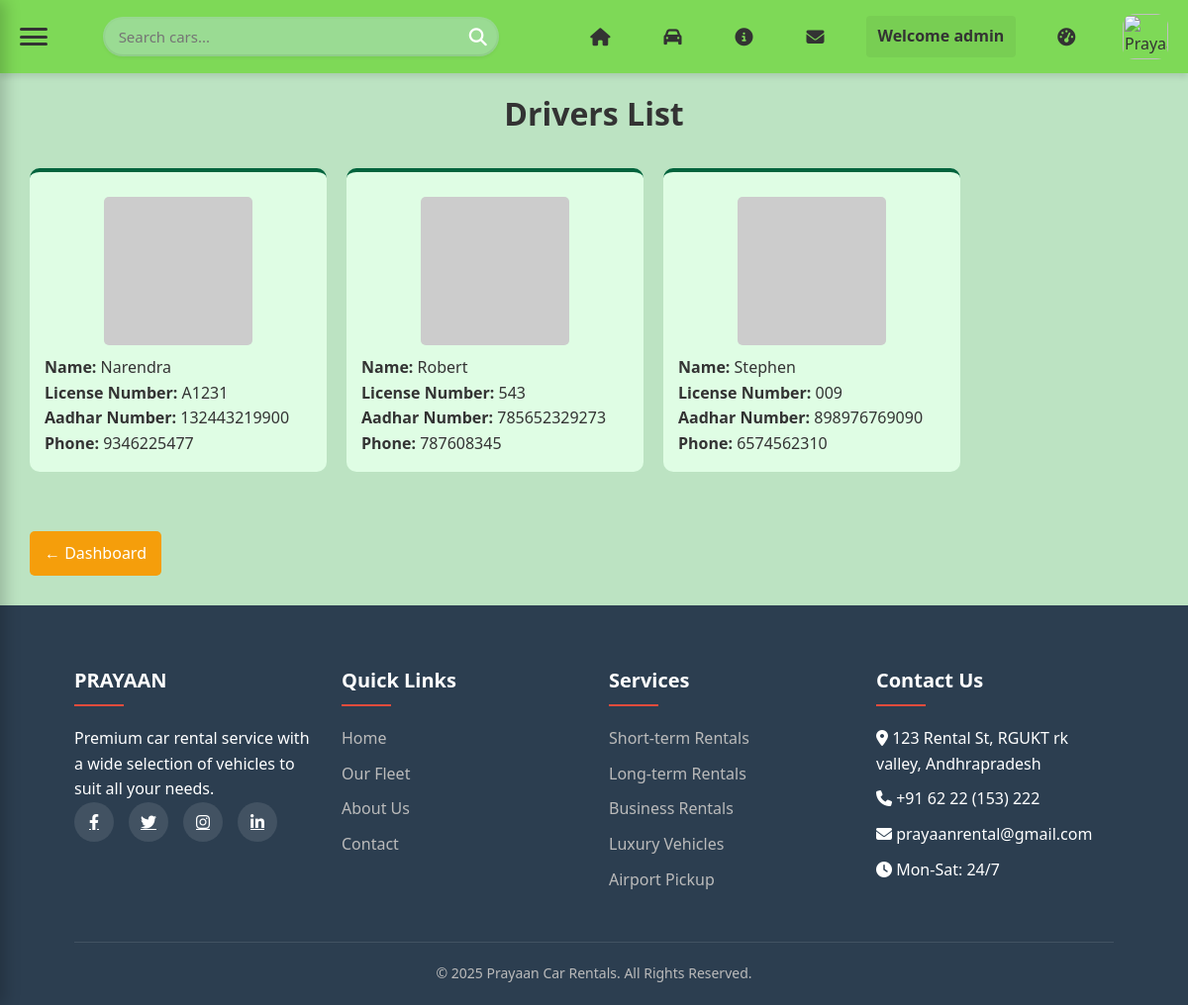
/drivers/ (signed in), run on an earlier commit of the app's database.
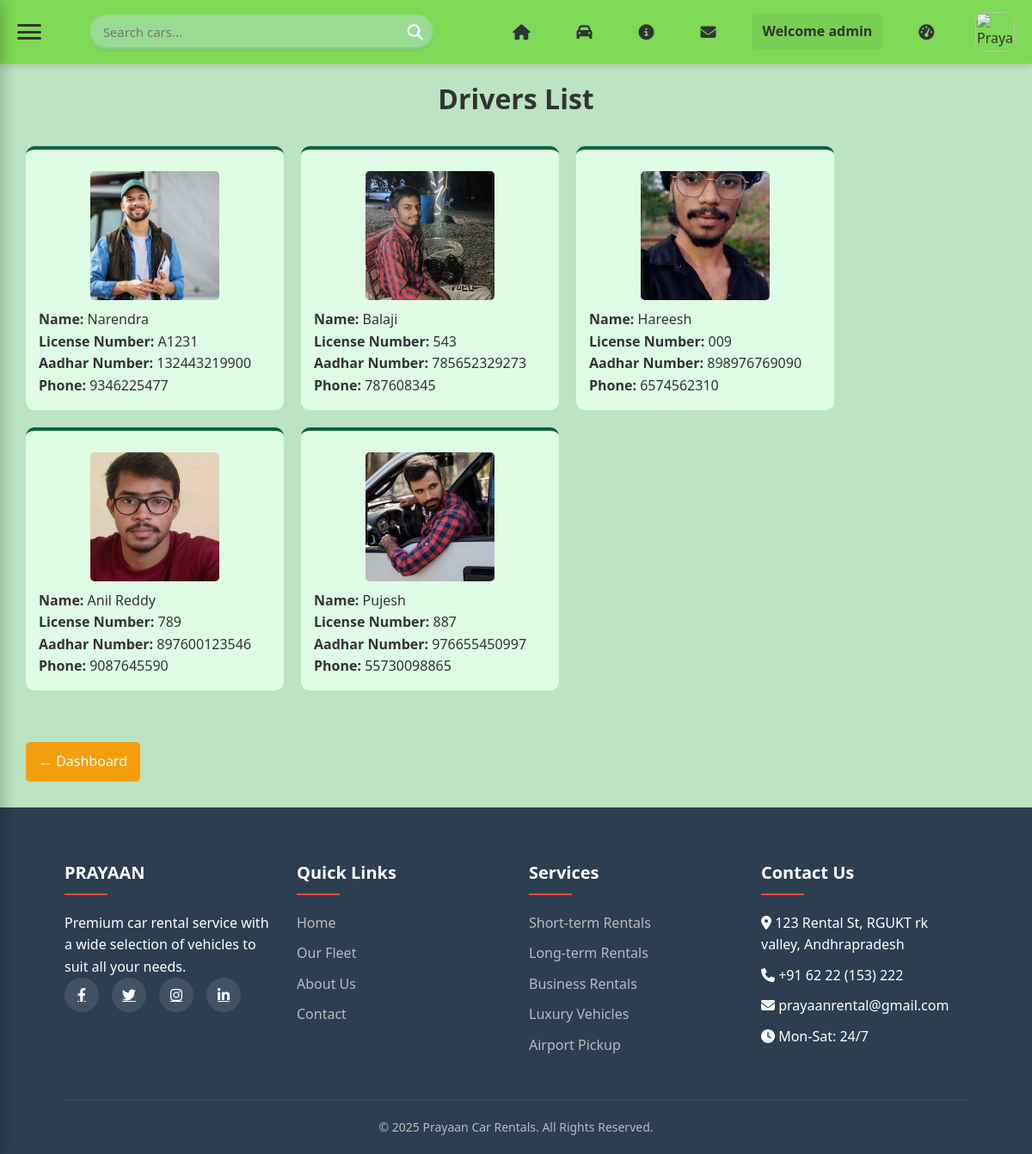
And on a later commit of the database.
### app/models.py (models this page shows, shortened)
class Driver(models.Model):
    STATUS_CHOICES = [
        ('AVAILABLE', 'Available'),
        ('ASSIGNED', 'Assigned'),
        ('ON_LEAVE', 'On Leave'),
    ]
    name = models.CharField(max_length=100)
    status = models.CharField(max_length=20, choices=STATUS_CHOICES, default='AVAILABLE')
    image = models.ImageField(upload_to='drivers/', blank=True, null=True)
    license_number = models.CharField(max_length=20, unique=True)
    aadhar_number = models.CharField(max_length=12, unique=True)
    phone = models.CharField(max_length=15)
    email = models.EmailField(blank=True, null=True)
    address = models.TextField(blank=True, null=True)
    experience = models.IntegerField(default=0, help_text="Years of experience")

### app/views.py (the view)
# urls.py: path('drivers/', views.drivers_view, name='drivers'),
@staff_member_required
def drivers_view(request):
    drivers = Driver.objects.all()
    total_drivers = Driver.objects.all().count()
    return render(request, "app/drivers.html", {"drivers": drivers, "total_drivers": total_drivers})

### app/templates/app/drivers.html (shortened to what this page needs)
<div style="background-color: #bce3c2;">
{% extends 'app/base.html' %}
{% block content %}
<h2 style="text-align: center;font-size:32px;margin-top: 15px;">Drivers List</h2>
{% if drivers %}
    <div id="driversContainer" style="margin: 30px;">
        {% for driver in drivers %}
            <div class="driver-card" style="background-color: #dffde4;">
                {% if driver.image %}
                    <img src="{{ driver.image.url }}" width="150" alt="{{ driver.name }}">
                {% else %}
                    <img src="https://via.placeholder.com/150?text=No+Image" width="150" alt="No image">
                {% endif %}
                <div class="driver-details">
                    <p><strong>Name:</strong> {{ driver.name }}</p>
                    <p><strong>License Number:</strong> {{ driver.license_number }}</p>
                    <p><strong>Aadhar Number:</strong> {{ driver.aadhar_number }}</p>
                    <p><strong>Phone:</strong> {{ driver.phone }}</p>
                </div>
            </div>
        {% endfor %}
    </div>
{% else %}
    <p>No drivers available.</p>
{% endif %}
<a href="{% url 'index' %}" class="back-btn" style="margin: 30px;">← Dashboard</a>
</div>
{% endblock %}

### app/templates/app/base.html (shortened to what this page needs)
<!DOCTYPE html>
{% load static %}
<html lang="en">
<head>
    <link rel="stylesheet" href="{% static 'app/css/style.css' %}">
    <link rel="stylesheet" href="https://cdnjs.cloudflare.com/ajax/libs/font-awesome/6.0.0-beta3/css/all.min.css">
</head>
<body>
    {% include 'app/header.html' %}
    {% block content %}
    {% endblock %}
    {% include 'app/footer.html' %}
</body>
</html>

### app/templates/app/header.html (shortened to what this page needs)
{% load static %}
<!DOCTYPE html>
<html lang="en">
<head>
  <link rel="stylesheet" href="{% static 'app/css/h_style.css' %}">
  <link rel="stylesheet" href="https://cdnjs.cloudflare.com/ajax/libs/font-awesome/6.4.0/css/all.min.css">
</head>
<body>
  <header>
    <div class="header-container">
      <div id="hamburger" class="hamburger" onclick="toggleSidebar()">
        <div></div>
        <div></div>
        <div></div>
      </div>
      <form action="{% url 'cars' %}" method="get" class="search-form">
        <input type="text" name="q" placeholder="Search cars..." class="search-input">
        <button type="submit" class="search-button">
          <i class="fas fa-search"></i>
        </button>
      </form>
      <nav>
        <ul>
          <li><a href="{% url 'index' %}"><i class="fas fa-home"></i> <span>Home</span></a></li>
          <li><a href="{% url 'cars' %}"><i class="fas fa-car"></i> <span>Cars</span></a></li>
          <li><a href="{% url 'about' %}"><i class="fas fa-info-circle"></i> <span>About</span></a></li>
          <li><a href="#contact"><i class="fas fa-envelope"></i> <span>Contact</span></a></li>
          {% if user.is_authenticated %}
            <li class="user-welcome">Welcome {{ user.username }}</li>
            {% if user.is_superuser %}
            <li><a href="{% url 'admin_dashboard' %}"><i class="fas fa-tachometer-alt"></i> <span>DashBoard</span></a></li>
            {% else %}
            <li><a href="{% url 'booked_cars' %}"><i class="fas fa-bookmark"></i> <span>Booked Cars</span></a></li>
            <li><a href="{% url 'logout' %}"><i class="fas fa-sign-out-alt"></i> <span>Logout</span></a></li>
            {% endif %}
          {% else %}
            <li><a href="{% url 'login' %}"><i class="fas fa-sign-in-alt"></i> <span>Login</span></a></li>
            <li><a href="{% url 'register' %}"><i class="fas fa-user-plus"></i> <span>Register</span></a></li>
          {% endif %}
        </ul>
      </nav>
      <div class="logo-section">
        <img src="https://res.cloudinary.com/dc9ofdtip/image/upload/v1763115275/Untitled_design_2_ljo2is.png" alt="Prayaan Logo" class="logo-img">
      </div>
    </div>
  </header>
</body>
</html>

### app/templates/app/footer.html
<footer id="contact">
    <div class="container">
        <div class="footer-grid">
            <div class="footer-col">
                <h3>PRAYAAN</h3>
                <p>Premium car rental service with a wide selection of vehicles to suit all your needs.</p>
                <div class="social-links">
                    <a href="#"><i class="fab fa-facebook-f"></i></a>
                    <a href="#"><i class="fab fa-twitter"></i></a>
                    <a href="#"><i class="fab fa-instagram"></i></a>
                    <a href="#"><i class="fab fa-linkedin-in"></i></a>
                </div>
            </div>
            <div class="footer-col">
                <h3>Quick Links</h3>
                <ul>
                    <li><a href="{% url 'index' %}">Home</a></li>
                    <li><a href="{% url 'cars' %}">Our Fleet</a></li>
                    <li><a href="{% url 'about' %}">About Us</a></li>
                    <li><a href="#contact">Contact</a></li>
                </ul>
            </div>
            <div class="footer-col">
                <h3>Services</h3>
                <ul>
                    <li><a href="#">Short-term Rentals</a></li>
                    <li><a href="#">Long-term Rentals</a></li>
                    <li><a href="#">Business Rentals</a></li>
                    <li><a href="#">Luxury Vehicles</a></li>
                    <li><a href="#">Airport Pickup</a></li>
                </ul>
            </div>
            <div class="footer-col">
                <h3>Contact Us</h3>
                <ul>
                    <li><i class="fas fa-map-marker-alt"></i> 123 Rental St, RGUKT rk valley, Andhrapradesh</li>
                    <li><i class="fas fa-phone"></i> +91 62 22 (153) 222 </li>
                    <li><i class="fas fa-envelope"></i> prayaanrental@gmail.com</li>
                    <li><i class="fas fa-clock"></i> Mon-Sat: 24/7</li>
                </ul>
            </div>
        </div>
        <div class="copyright">
            <p>&copy; 2025 Prayaan Car Rentals. All Rights Reserved.</p>
        </div>
    </div>
</footer>

### app/static/app/css/style.css (style rules this page uses)
:root { --primary: #2c3e50; --secondary: #e74c3c; --light: #ecf0f1; --dark: #34495e; --success: #27ae60; }
* { margin: 0; padding: 0; box-sizing: border-box; font-family: 'Segoe UI', Tahoma, Geneva, Verdana, sans-serif; }
body { background-color: #f9f9f9; color: #333; line-height: 1.6; }
.container { width: 90%; max-width: 1200px; margin: 0 auto; padding: 0 15px; }
nav ul { display: flex; list-style: none; }
nav ul li { margin-left: 25px; }
nav ul li a { color: white; text-decoration: none; font-weight: 500; transition: color 0.3s; }
.search-form { display: grid; grid-template-columns: repeat(auto-fit, minmax(200px, 1fr)); gap: 15px; }
footer { background-color: var(--primary); color: white; padding: 60px 0 20px; }
.footer-grid { display: grid; grid-template-columns: repeat(auto-fit, minmax(200px, 1fr)); gap: 30px; margin-bottom: 40px; }
.footer-col h3 { font-size: 20px; margin-bottom: 20px; position: relative; padding-bottom: 10px; }
.footer-col h3::after { content: ''; position: absolute; left: 0; bottom: 0; width: 50px; height: 2px; background-color: var(--secondary); }
.footer-col ul { list-style: none; }
.footer-col ul li { margin-bottom: 10px; }
.footer-col ul li a { color: #bbb; text-decoration: none; transition: color 0.3s; }
.social-links { display: flex; gap: 15px; }
.social-links a { display: inline-flex; align-items: center; justify-content: center; width: 40px; height: 40px; background-color: rgba(255, 255, 255, 0.1); border-radius: 50%; color: white; transition: all 0.3s; }
.copyright { text-align: center; padding-top: 20px; border-top: 1px solid rgba(255, 255, 255, 0.1); color: #bbb; font-size: 14px; }

### app/static/app/css/h_style.css (style rules this page uses)
:root { --primary: #2c3e50; --dark: #34495e; --light: #ecf0f1; --accent: #e74c3c; --text-light: #ffffff; --shadow: 0 4px 6px rgba(0, 0, 0, 0.1); --transition: all 0.3s ease; }
* { margin: 0; padding: 0; box-sizing: border-box; font-family: 'Segoe UI', Tahoma, Geneva, Verdana, sans-serif; }
body { background-color: #f9f9f9; color: #333; line-height: 1.6; overflow-x: hidden; }
header { background: #7ed957; color: #333; padding: 8px 0; box-shadow: var(--shadow); position: sticky; top: 0; z-index: 1000; border-bottom: none; }
.header-container { display: flex; align-items: center; justify-content: space-between; max-width: 1400px; margin: 0 auto; padding: 0 20px; gap: 20px; height: 58px; }
.logo-section { flex-shrink: 0; display: flex; align-items: center; justify-content: center; }
.logo-img { height: 46px; border-radius: 12px; object-fit: contain; }
.hamburger { cursor: pointer; display: flex; flex-direction: column; width: 28px; height: 18px; justify-content: space-between; transition: var(--transition); margin-right: 0; flex-shrink: 0; }
.hamburger div { height: 3px; width: 100%; background-color: #333; border-radius: 10px; transition: var(--transition); }
.search-form { flex: 1; display: flex; align-items: center; position: relative; background: #9adb93; border-radius: 25px; padding: 2px; max-width: 400px; min-width: 200px; margin: 0 20px; }
.search-input { width: 100%; padding: 8px 40px 8px 14px; border: none; border-radius: 25px; outline: none; font-size: 15px; background: #9adb93; transition: var(--transition); box-shadow: 0 2px 5px rgba(0,0,0,0.1); }
.search-button { position: absolute; right: 12px; top: 50%; transform: translateY(-50%); border: none; background: transparent; color:white; cursor: pointer; font-size: 18px; transition: var(--transition); }
nav { flex-shrink: 0; display: flex; }
nav ul { display: flex; list-style: none; gap: 5px; align-items: center; margin: 0; padding: 0; }
nav ul li { flex-shrink: 0; }
nav ul li a { color: #333; text-decoration: none; font-weight: 500; padding: 8px 12px; border-radius: 4px; transition: var(--transition); display: flex; align-items: center; justify-content: center; gap: 5px; white-space: nowrap; }
nav ul li a i { font-size: 18px; }
.user-welcome { color: #333; font-weight: 600; padding: 8px 12px; border-radius: 4px; background: rgba(0, 0, 0, 0.05); }

What changed in the data, as far as the page shows it:
changed Driver "Narendra": image: picture added
changed Driver: image: picture added; name "Robert" → "Balaji"
changed Driver: image: picture added; name "Stephen" → "Hareesh"
added Driver: image (picture), name "Anil Reddy", license_number "789", aadhar_number "897600123546", phone "9087645590"
added Driver: image (picture), name "Pujesh", license_number "887", aadhar_number "976655450997", phone "55730098865"
